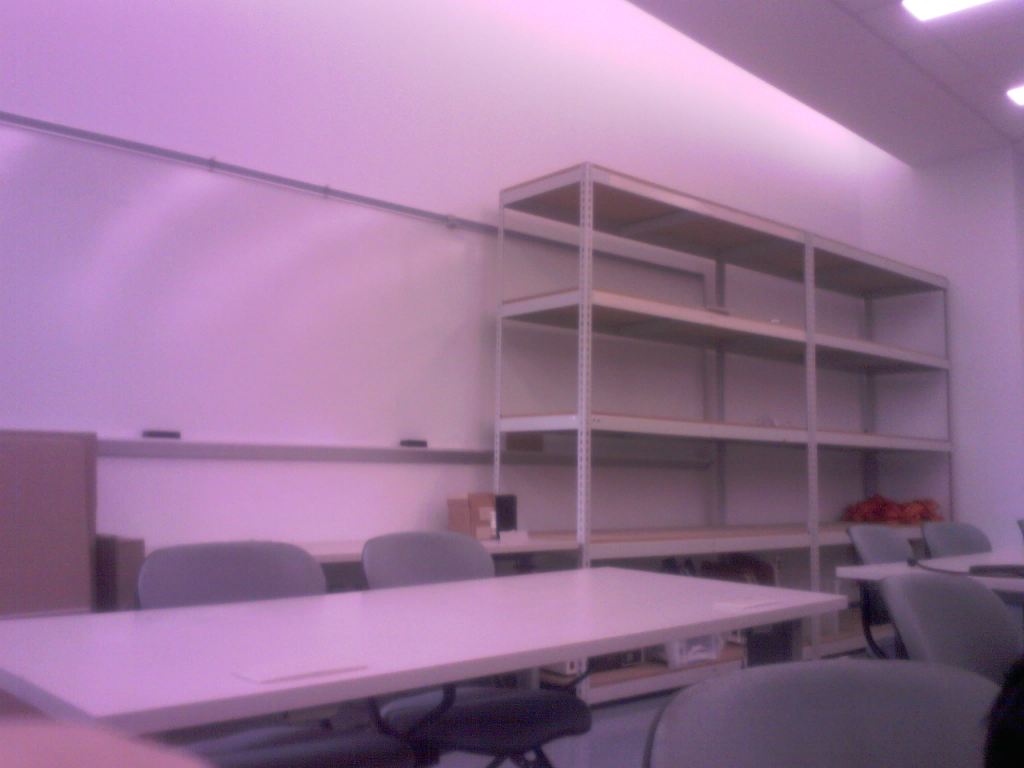
#> input picture Assignment-1/high_res_2048_1536.jpg, 2048 x 1536 px (shown at 1/2 size)
$ python assignment1.py
#> lines starting #> are read from the running program, lines starting #| are printed output that depends on the picture
import numpy as np
import cv2 as cv
import matplotlib.image as mpimg
import matplotlib.pyplot as plt

    # img.ravel() -> flatten array into 1d
    # hist() -> 1536 bins (1 per row??)

def plot_histogram(data, colorscale):
    '''
    Plots a histogram of an image given an array of integers representing the pixel
    color, and the max value of the colorgrade scale.

    Args:
        data: An array of integers representing each pixel's color value in the photo.
        colorscale: An integer representing the max value of the color scale.
    '''
    plt.hist(data, colorscale, [0, colorscale])
    plt.show()


def convert_binary(input_data, threshold):
    '''
    Converts each pixel value to 0 (white) if below a given threshold and 1 (black)
    if above a given threshold.
    Args:
        input_data: An array of integers representing each pixel's color value.
        threshold: An integer representing the color value to compare each pixel with.
    '''
    i = 0
    data = []
    while i < len(input_data):
        if input_data[i] < threshold:
            data.append(0)
        else:
            data.append(255)
        i += 1
    return data


# Read all 4 images
img1 = cv.imread("high_res_2048_1536.jpg", cv.IMREAD_GRAYSCALE).ravel()
img2 = cv.imread("low_res_2.jpg", cv.IMREAD_GRAYSCALE).ravel()
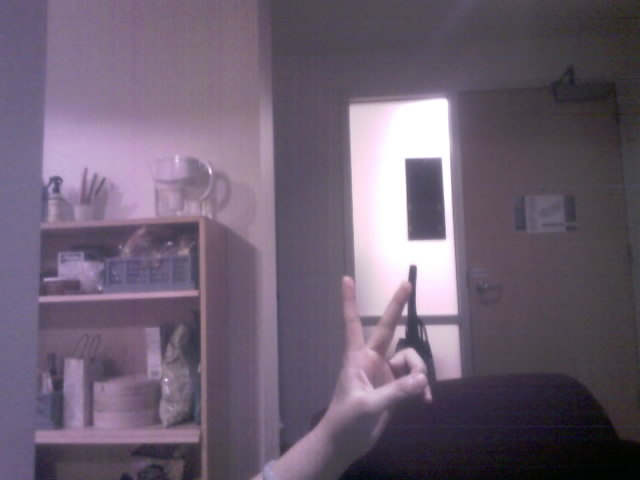
#> input picture Assignment-1/low_res_2.jpg, 640 x 480 px
img3 = cv.imread("pink_filter.jpg", cv.IMREAD_GRAYSCALE).ravel()
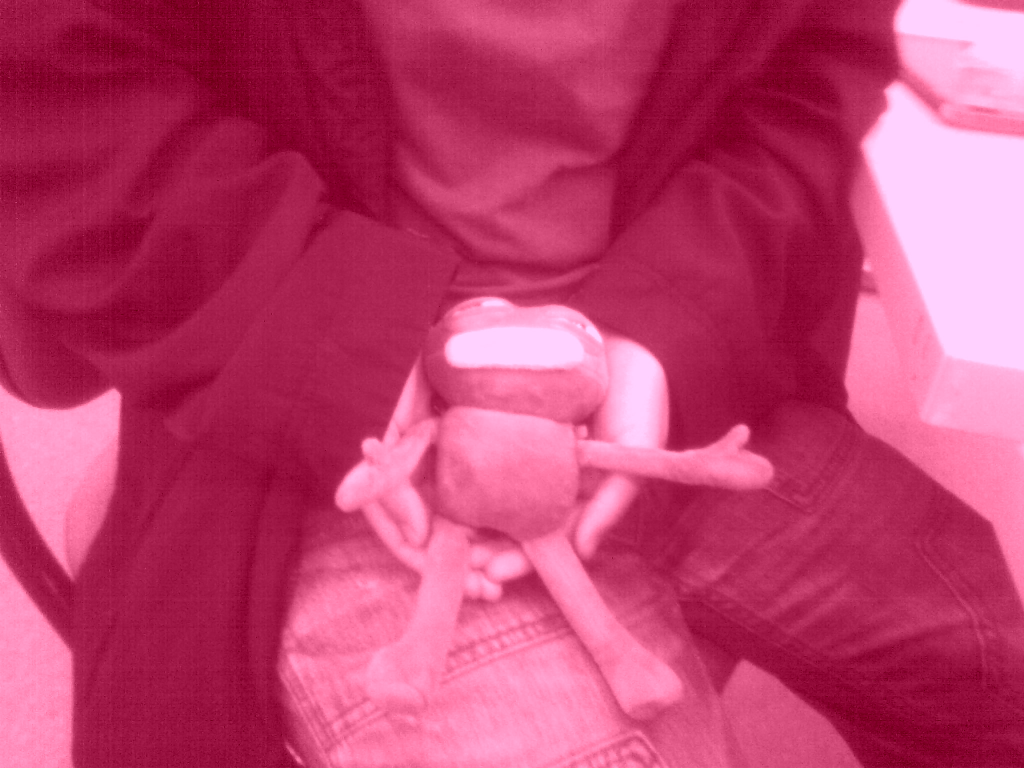
#> input picture Assignment-1/pink_filter.jpg, 2048 x 1536 px (shown at 1/2 size)
img4 = cv.imread("yellow_filter.jpg", cv.IMREAD_GRAYSCALE).ravel()
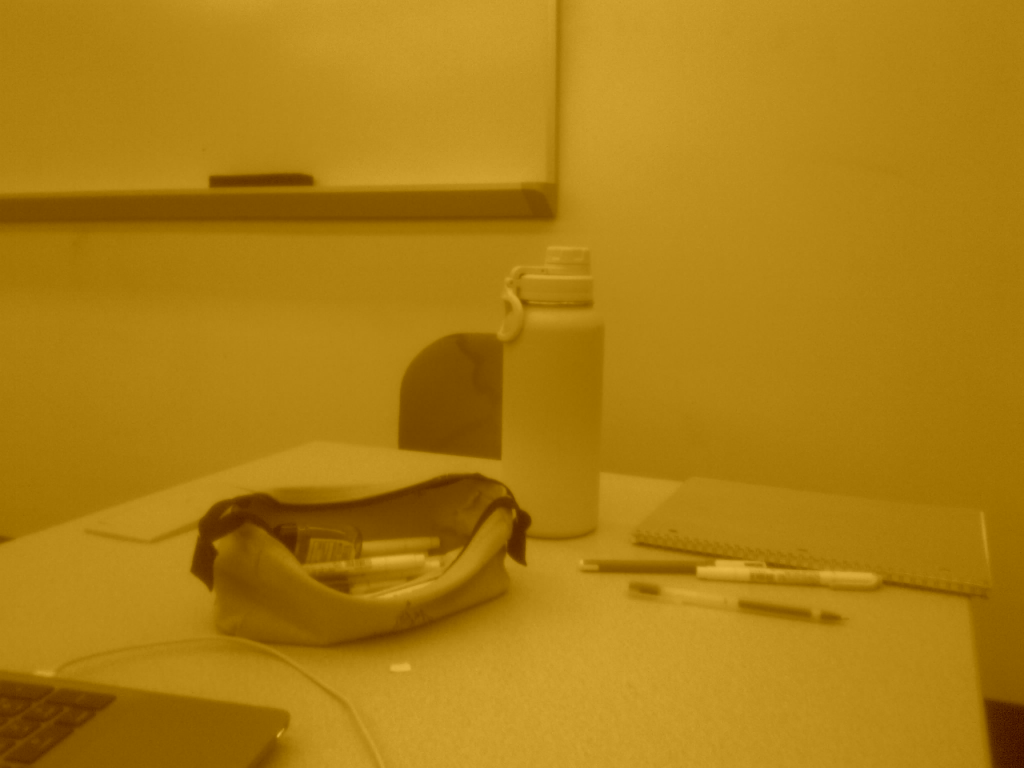
#> input picture Assignment-1/yellow_filter.jpg, 2048 x 1536 px (shown at 1/2 size)

# cv.imshow("image", img) # Plot the image
plot_histogram(img1, 256)
#> in plot_histogram, `plt.show()`:
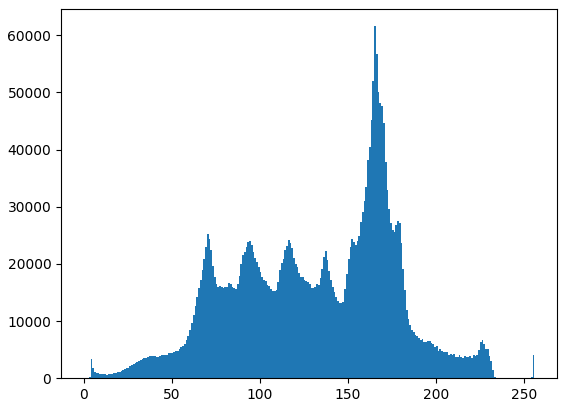
#> figure drawn by matplotlib, 1 panel; tallest bar 61585 high, from x = 165 to 166
plot_histogram(img2, 256)
#> call 2 of plot_histogram, with data = array of shape (307200,), colorscale = 256
#> in plot_histogram (call 2), `plt.show()`:
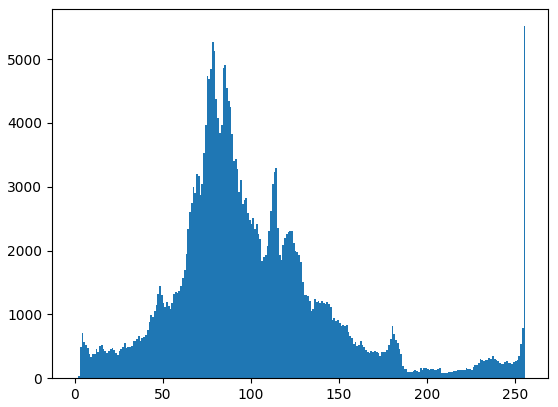
#> figure drawn by matplotlib, 1 panel; tallest bar 5517 high, from x = 255 to 256
plot_histogram(img3, 256)
#> call 3 of plot_histogram, with data = array of shape (3145728,), colorscale = 256
#> in plot_histogram (call 3), `plt.show()`:
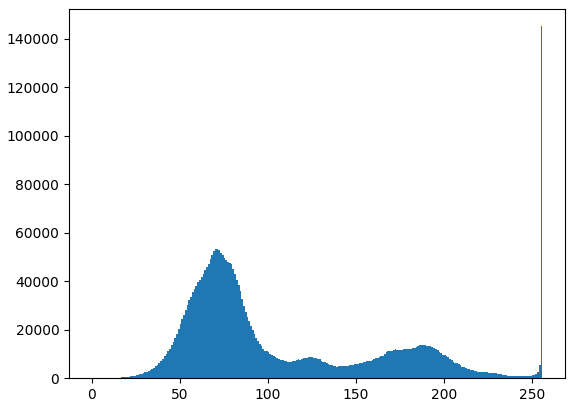
#> figure drawn by matplotlib, 1 panel; tallest bar 145186 high, from x = 255 to 256
plot_histogram(img4, 256)
#> call 4 of plot_histogram, with data = array of shape (3145728,), colorscale = 256
#> in plot_histogram (call 4), `plt.show()`:
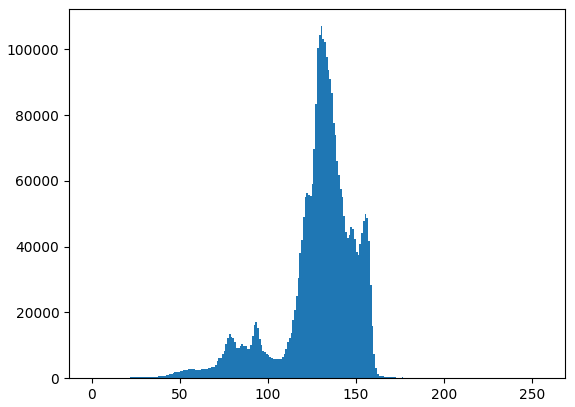
#> figure drawn by matplotlib, 1 panel; tallest bar 107061 high, from x = 130 to 131

new_img1 = convert_binary(img1, 100)
#> after the loop in convert_binary, `while i < len(input_data):`: data = 3145728 items; i = 3145728
#> new_img1 = 3145728 items
#> (the run stopped early here; a loop or call above may not have finished)
